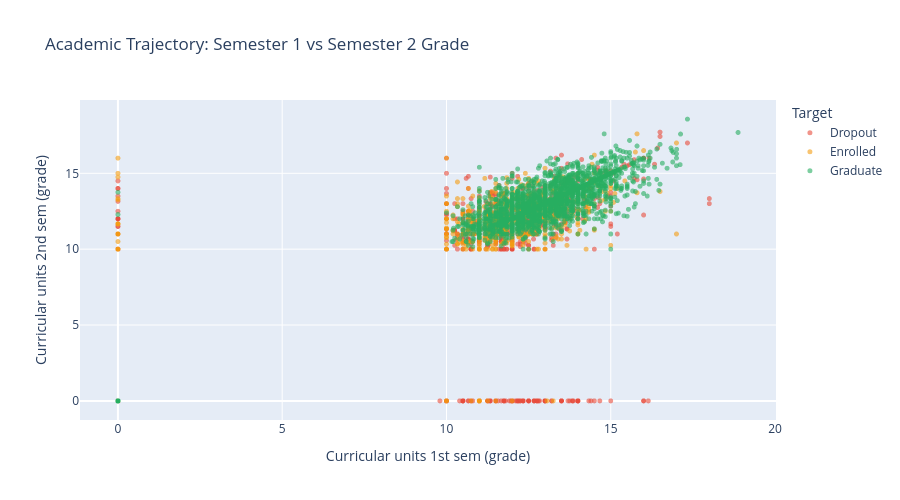

Notebook code cell kept with this figure:
### Code cell
fig = px.scatter(
    df,
    x="Curricular units 1st sem (grade)",
    y="Curricular units 2nd sem (grade)",
    color="Target",
    opacity=0.6,
    category_orders={"Target": ["Dropout", "Enrolled", "Graduate"]},
    color_discrete_map={"Dropout": "#e74c3c", "Enrolled": "#f39c12", "Graduate": "#27ae60"},
    title="Academic Trajectory: Semester 1 vs Semester 2 Grade"
)
fig.update_traces(marker=dict(size=5))
fig.update_layout(height=500)
fig.show()

# Save HTML
fig.write_html(str(ARTIFACTS / "grade_trajectory.html"))
print("✅ HTML saved:", ARTIFACTS / "grade_trajectory.html")

# Save PNG (requires kaleido)
try:
    fig.write_image(str(ARTIFACTS / "grade_trajectory.png"))
    print("✅ PNG saved:", ARTIFACTS / "grade_trajectory.png")
except Exception as e:
    print(f"PNG export skipped (kaleido may need reinstall): {e}")

### Figure 1 — Plotly figure (JSON) as saved in the notebook; plotly's stock layout.template omitted (floating-point values rounded to 4 significant figures; data arrays with more than 128 entries replaced by an {"elided": "..."} marker saying what was removed)
{"data": [{"hovertemplate": "Target=Dropout<br>Curricular units 1st sem (grade)=%{x}<br>Curricular units 2nd sem (grade)=%{y}<extra></extra>", "legendgroup": "Dropout", "marker": {"color": "#e74c3c", "opacity": 0.6, "size": 5, "symbol": "circle"}, "mode": "markers", "name": "Dropout", "showlegend": true, "type": "scattergl", "x": {"elided": "1421 float values"}, "xaxis": "x", "y": {"elided": "1421 float values"}, "yaxis": "y"}, {"hovertemplate": "Target=Enrolled<br>Curricular units 1st sem (grade)=%{x}<br>Curricular units 2nd sem (grade)=%{y}<extra></extra>", "legendgroup": "Enrolled", "marker": {"color": "#f39c12", "opacity": 0.6, "size": 5, "symbol": "circle"}, "mode": "markers", "name": "Enrolled", "showlegend": true, "type": "scattergl", "x": {"elided": "794 float values"}, "xaxis": "x", "y": {"elided": "794 float values"}, "yaxis": "y"}, {"hovertemplate": "Target=Graduate<br>Curricular units 1st sem (grade)=%{x}<br>Curricular units 2nd sem (grade)=%{y}<extra></extra>", "legendgroup": "Graduate", "marker": {"color": "#27ae60", "opacity": 0.6, "size": 5, "symbol": "circle"}, "mode": "markers", "name": "Graduate", "showlegend": true, "type": "scattergl", "x": {"elided": "2209 float values"}, "xaxis": "x", "y": {"elided": "2209 float values"}, "yaxis": "y"}], "layout": {"height": 500, "legend": {"title": {"text": "Target"}, "tracegroupgap": 0}, "title": {"text": "Academic Trajectory: Semester 1 vs Semester 2 Grade"}, "xaxis": {"anchor": "y", "domain": [0, 1], "title": {"text": "Curricular units 1st sem (grade)"}}, "yaxis": {"anchor": "x", "domain": [0, 1], "title": {"text": "Curricular units 2nd sem (grade)"}}}}
